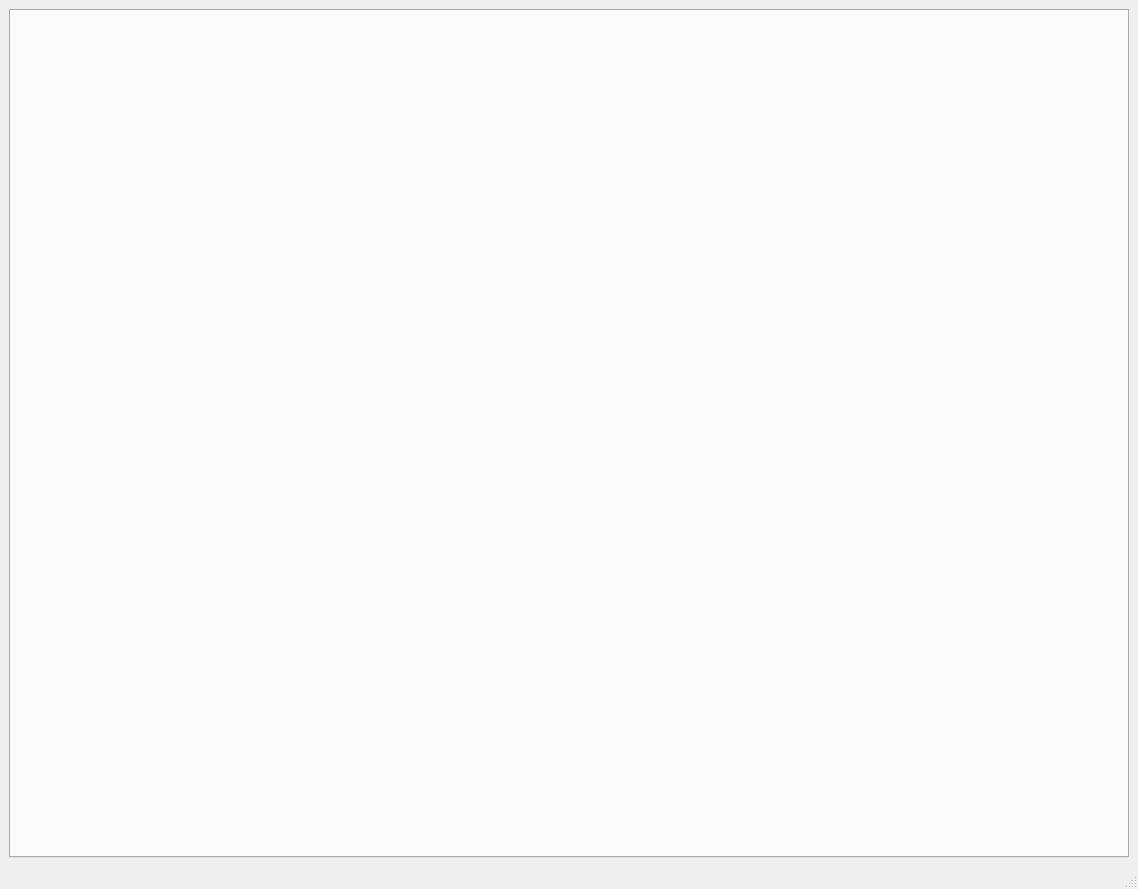
<?xml version="1.0" encoding="UTF-8"?>
<ui version="4.0">
 <class>MainWindow</class>
 <widget class="QMainWindow" name="MainWindow">
  <property name="geometry">
   <rect>
    <x>0</x>
    <y>0</y>
    <width>1138</width>
    <height>889</height>
   </rect>
  </property>
  <property name="minimumSize">
   <size>
    <width>1100</width>
    <height>585</height>
   </size>
  </property>
  <property name="windowTitle">
   <string>The PUG</string>
  </property>
  <widget class="QWidget" name="centralwidget">
   <layout class="QHBoxLayout" name="horizontalLayout">
    <item>
     <widget class="QTabWidget" name="tabWidget">
      <property name="currentIndex">
       <number>-1</number>
      </property>
     </widget>
    </item>
   </layout>
  </widget>
  <widget class="QMenuBar" name="menubar">
   <property name="geometry">
    <rect>
     <x>0</x>
     <y>0</y>
     <width>1138</width>
     <height>21</height>
    </rect>
   </property>
  </widget>
  <widget class="QStatusBar" name="statusbar"/>
 </widget>
 <resources/>
 <connections/>
</ui>
